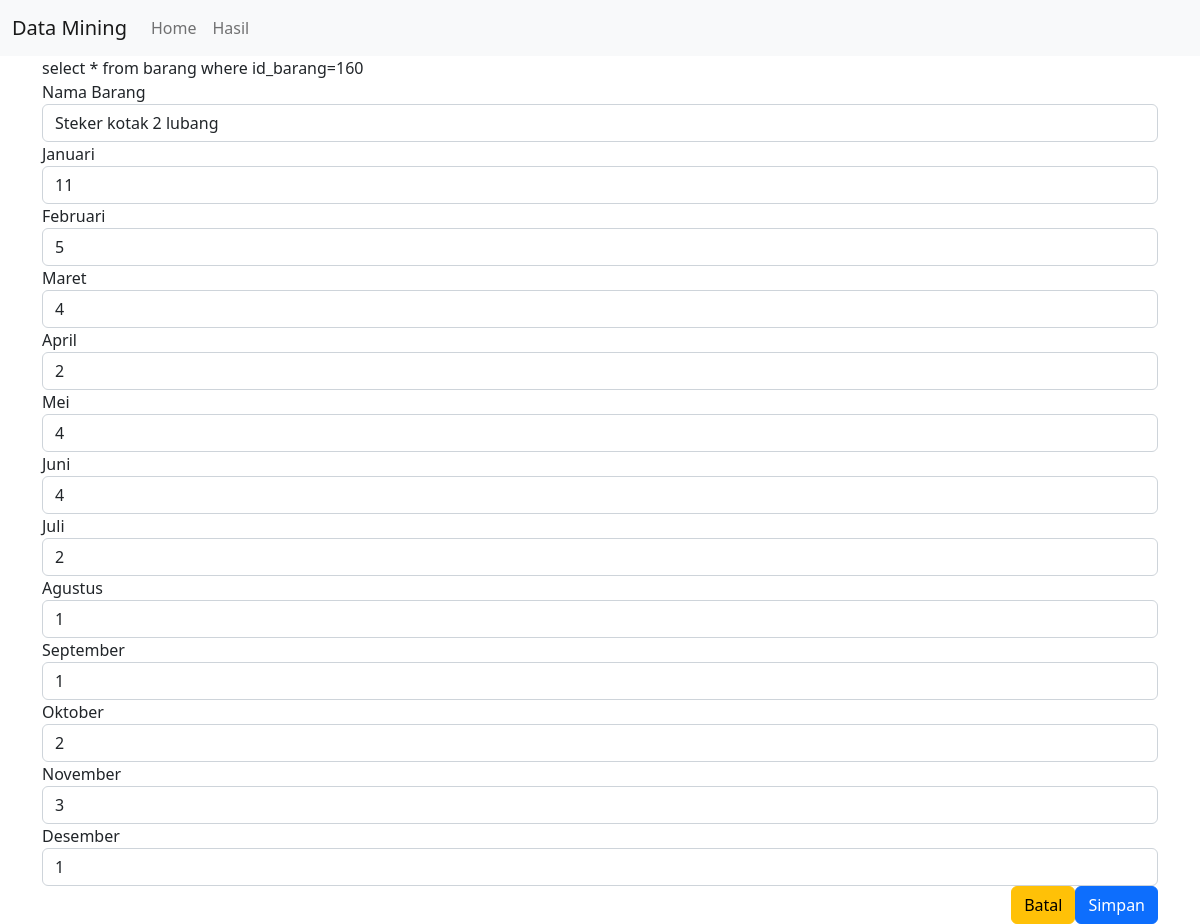
Screenshot of /update.php?id_barang=160 with the database file from the repository.
### tables this page shows
CREATE TABLE `barang` (
  `id_barang` int(11) NOT NULL,
  `nama` varchar(255) DEFAULT NULL,
  `januari` int(10) DEFAULT NULL,
  `februari` int(10) DEFAULT NULL,
  `maret` int(10) DEFAULT NULL,
  `april` int(10) DEFAULT NULL,
  `mei` int(10) DEFAULT NULL,
  `juni` int(10) DEFAULT NULL,
  `juli` int(10) DEFAULT NULL,
  `agustus` int(10) DEFAULT NULL,
  `september` int(10) DEFAULT NULL,
  `oktober` int(10) DEFAULT NULL,
  `november` int(10) DEFAULT NULL,
  `desember` int(10) DEFAULT NULL,
  `cluster` varchar(5) DEFAULT NULL
);

### update.php (the view, shortened to what this page needs)
<!doctype html>
<html lang="en">
  <head>
    <link href="https://cdn.jsdelivr.net/npm/bootstrap@5.2.0-beta1/dist/css/bootstrap.min.css" rel="stylesheet">
  </head>
  <body>
    <nav class="navbar navbar-expand-lg bg-light">
        <div class="container-fluid">
          <a class="navbar-brand" href="skripsi.html">Data Mining</a>
          <div class="collapse navbar-collapse" id="navbarNav">
            <ul class="navbar-nav">
              <li class="nav-item">
                <a class="nav-link" aria-current="page" href="home.php">Home</a>
              </li>
              <li class="nav-item">
                <a class="nav-link" href="hasil.html">Hasil</a>
              </li>
            </ul>
          </div>
        </div>
    </nav>
      <div class="container">
              <?php
                include "koneksi.php";
                function input($data) {
                  $data = trim($data);
                  $data = stripslashes($data);
                  $data = htmlspecialchars($data);
                  return $data;
                }
                if(isset($_GET['id_barang'])){
                  $id_barang=input($_GET["id_barang"]);
                  $sql="select * from barang where id_barang=$id_barang";
                  echo $sql;
                  $hasil=mysqli_query($kon,$sql);
                  $data=mysqli_fetch_assoc($hasil);
                }
                ?>
              <form action="<?php echo $_SERVER["PHP_SELF"];?>" method="post">
              <div class="form-group">
                <label>Nama Barang</label>
                <input type="text" name="nama" class="form-control" value="<?php echo $data['nama']; ?>" required />
              </div>
              <div class="form-group">
                <label>Januari</label>
                <input type="number" name="januari" class="form-control" value="<?php echo $data['januari']; ?>" required/>
              </div>
              <div class="form-group">
                <label>Februari</label>
                <input type="number" name="februari" class="form-control" value="<?php echo $data['februari']; ?>" required/>
              </div>
              <div class="form-group">
                <label>Maret</label>
                <input type="number" name="maret" class="form-control" value="<?php echo $data['maret']; ?>" required/>
              </div>
              <div class="form-group">
                <label>April</label>
                <input type="number" name="april" class="form-control" value="<?php echo $data['april']; ?>" required />
              </div>
              <div class="form-group">
                <label>Mei</label>
                <input type="number" name="mei" class="form-control" value="<?php echo $data['mei']; ?>" required />
              </div>
              <div class="form-group">
                <label>Juni</label>
                <input type="number" name="juni" class="form-control" value="<?php echo $data['juni']; ?>" required/>
              </div>
              <div class="form-group">
                <label>Juli</label>
                <input type="number" name="juli" class="form-control" value="<?php echo $data['juli']; ?>" required/>
              </div>
              <div class="form-group">
                <label>Agustus</label>
                <input type="number" name="agustus" class="form-control" value="<?php echo $data['agustus']; ?>" required/>
              </div>
              <div class="form-group">
                <label>September</label>
                <input type="number" name="september"  class="form-control" value="<?php echo $data['september']; ?>" required/>
              </div>
              <div class="form-group">
                <label>Oktober</label>
                <input type="number" name="oktober" class="form-control" value="<?php echo $data['oktober']; ?>" required/>
              </div>
              <div class="form-group">
                <label>November</label>
                <input type="number" name="november" class="form-control" value="<?php echo $data['november']; ?>" required/>
              </div>
              <div class="form-group">
                <label>Desember</label>
                <input type="number" name="desember" class="form-control" value="<?php echo $data['desember']; ?>" required/>
              </div>
              <div class="modal-footer">
                <a href="home.php" class="btn btn-warning" role="button">Batal</a>
                <button type="submit" name="submit" class="btn btn-primary">Simpan</button>
              </div>
            </form>
            </div>
  </body>
</html>

### rows the page displays
barang: nama "Steker kotak 2 lubang", januari "11", februari "5", maret "4", april "2", mei "4", juni "4", juli "2", agustus "1", september "1", oktober "2", november "3", desember "1"

### other values shown
$sql "select * from barang where id_barang=160"
